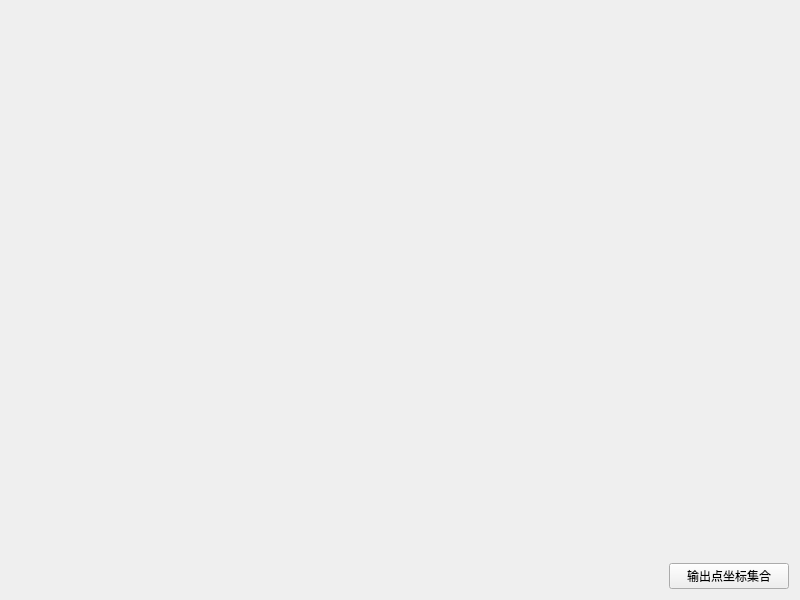
<?xml version="1.0" encoding="UTF-8"?>
<ui version="4.0">
 <class>frmCustomGraphics</class>
 <widget class="QWidget" name="frmCustomGraphics">
  <property name="geometry">
   <rect>
    <x>0</x>
    <y>0</y>
    <width>800</width>
    <height>600</height>
   </rect>
  </property>
  <property name="windowTitle">
   <string>Widget</string>
  </property>
  <layout class="QGridLayout" name="gridLayout">
   <item row="0" column="0" colspan="2">
    <widget class="CustomGraphics" name="customGraphics" native="true"/>
   </item>
   <item row="1" column="0">
    <spacer name="horizontalSpacer">
     <property name="orientation">
      <enum>Qt::Horizontal</enum>
     </property>
     <property name="sizeHint" stdset="0">
      <size>
       <width>353</width>
       <height>20</height>
      </size>
     </property>
    </spacer>
   </item>
   <item row="1" column="1">
    <widget class="QPushButton" name="btnOk">
     <property name="minimumSize">
      <size>
       <width>120</width>
       <height>0</height>
      </size>
     </property>
     <property name="text">
      <string>输出点坐标集合</string>
     </property>
    </widget>
   </item>
  </layout>
 </widget>
 <layoutdefault spacing="6" margin="11"/>
 <customwidgets>
  <customwidget>
   <class>CustomGraphics</class>
   <extends>QWidget</extends>
   <header>customgraphics.h</header>
   <container>1</container>
  </customwidget>
 </customwidgets>
 <resources/>
 <connections/>
</ui>
